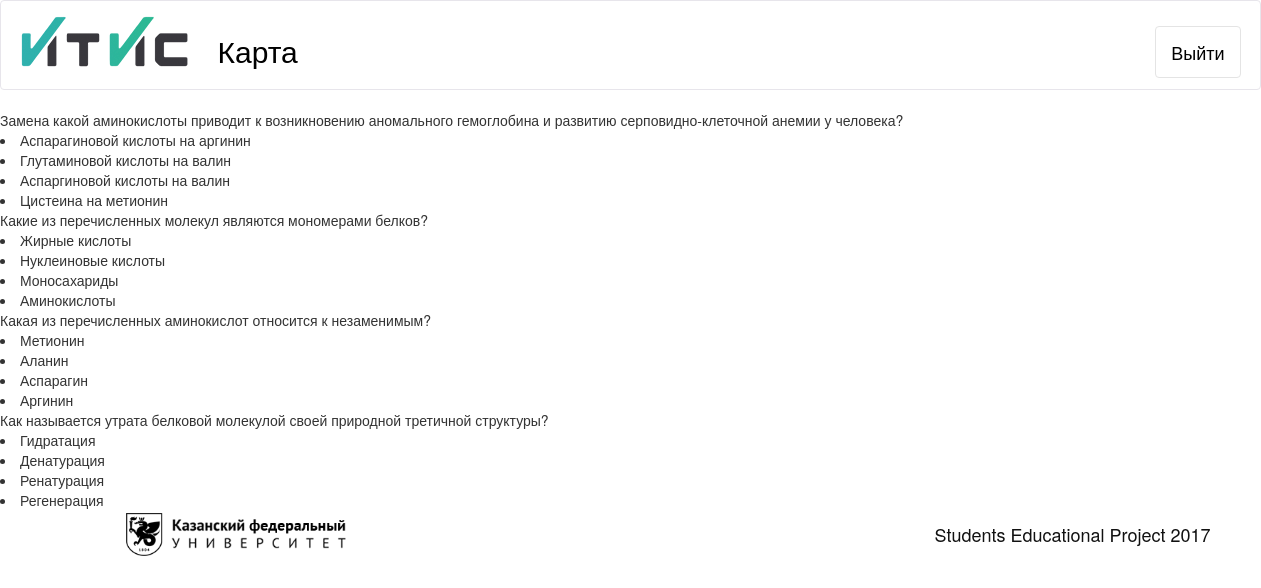
The page /maps/1/lesson/4/questions/ (signed in) on the database its author committed.
### maps/models.py (models this page shows, shortened)
class Question(models.Model):
    class Meta:
        verbose_name = u'вопрос'
        verbose_name_plural = u'вопросы'
    text = models.TextField(max_length=400, verbose_name=u'текст')
    lesson = models.ForeignKey(Lesson, verbose_name=u'урок пользователя')
    def get_choices(self):
        return ChoiceAnswer.objects.filter(question=self)

class ChoiceAnswer(models.Model):
    class Meta:
        verbose_name = u'вариант ответа'
        verbose_name_plural = u'варианты ответов'
    text = models.TextField(max_length=100, verbose_name=u'текст')
    question = models.ForeignKey(Question, verbose_name=u'вопрос')
    right = models.BooleanField(default=False, verbose_name=u'правильность')

### maps/views.py (the view)
# urls.py: url(r'^(?P<map_id>[0-9]+)/lesson/(?P<lesson_id>\d+)/questions/$', question_list, name='questions'),
@login_required
def question_list(request, map_id, lesson_id):
    user = request.user
    simple = SimpleUser.objects.get(user=user)
    if not simple.moder:
        raise Http404
    lesson = Lesson.objects.get(id=lesson_id)
    questions = Question.objects.filter(lesson=lesson)
    return render(request, 'maps/questions_list.html',
                  {'questions': questions, 'map_id': map_id, 'lesson_id': lesson_id})

### maps/templates/maps/questions_list.html
{% extends 'maps/base.html' %}
{% load static %}
{% block content %}
    {% for question in questions %}
        <span>
        {{ question.text }}
        {% for answers in question.get_choices %}
            <li>{{ answers.text }}</li>
        {% endfor %}</span>
    {% endfor %}
{% endblock %}
{% block footer%}footer2{% endblock %}

### rows shown on the page
Question: text "Замена какой аминокислоты приводит к возникновению аномального гемоглобина и развитию серповидно-клеточной анемии у человека?"
ChoiceAnswer: text "Аспарагиновой кислоты на аргинин"
ChoiceAnswer: text "Глутаминовой кислоты на валин"
ChoiceAnswer: text "Аспаргиновой кислоты на валин"
ChoiceAnswer: text "Цистеина на метионин"
Question: text "Какие из перечисленных молекул являются мономерами белков?"
ChoiceAnswer: text "Жирные кислоты"
ChoiceAnswer: text "Нуклеиновые кислоты"
ChoiceAnswer: text "Моносахариды"
ChoiceAnswer: text "Аминокислоты"
Question: text "Какая из перечисленных аминокислот относится к незаменимым?"
ChoiceAnswer: text "Метионин"
ChoiceAnswer: text "Аланин"
ChoiceAnswer: text "Аспарагин"
ChoiceAnswer: text "Аргинин"
Question: text "Как называется утрата белковой молекулой своей природной третичной структуры?"
ChoiceAnswer: text "Гидратация"
ChoiceAnswer: text "Денатурация"
ChoiceAnswer: text "Ренатурация"
ChoiceAnswer: text "Регенерация"
